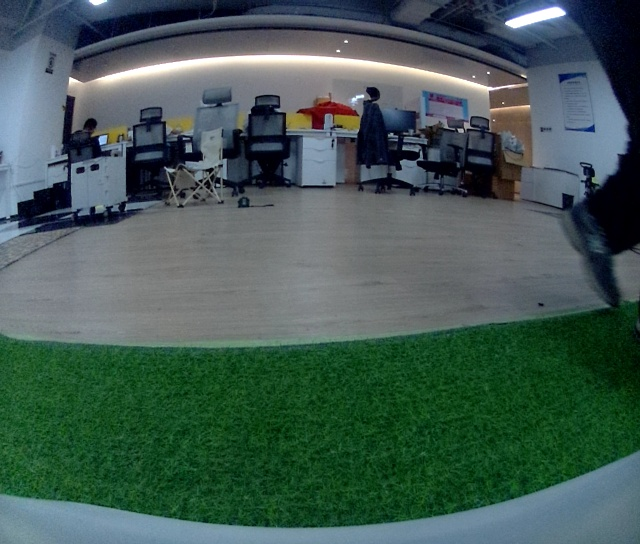
#> input picture ccc_100/saveimage/left_16.jpg, 640 x 544 px; its folder holds 4 pictures in this run
$ python select.py
#> lines starting #> are read from the running program, lines starting #| are printed output that depends on the picture; pictures that were not available may be replaced by others from this repository, and a replacement may not be noted
import cv2
import os
import shutil
import re

# 设置文件夹路径和tmp文件夹
image_folder = "saveimage"
tmp_folder = "tmp"

# 创建tmp文件夹（如果不存在）
if not os.path.exists(tmp_folder):
    os.makedirs(tmp_folder)

# 获取文件夹中所有图像文件的列表并按照数字部分排序
image_files = [f for f in os.listdir(image_folder) if re.match(r'left_\d+\.jpg', f)]
image_files.sort(key=lambda x: int(re.search(r'left_(\d+)\.jpg', x).group(1)))

index = 0

# 创建一个窗口
cv2.namedWindow("Image Pair", cv2.WINDOW_NORMAL)

while True:
    if index < 0:
        index = 0
    elif index >= len(image_files):
        break

    left_image_path = os.path.join(image_folder, image_files[index])
    right_image_path = os.path.join(image_folder, image_files[index].replace("left_", "right_"))

    left_image = cv2.imread(left_image_path)
#> left_image is the input picture: shape (544, 640, 3); mean B, G, R 84.1, 90.4, 67.6
    right_image = cv2.imread(right_image_path)
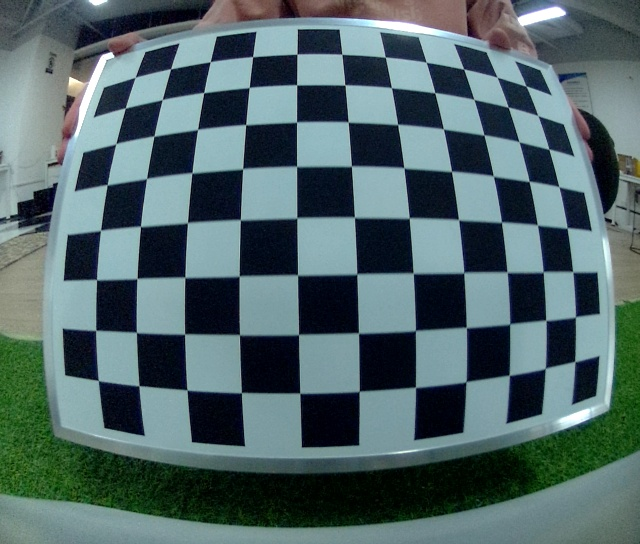
#> input picture ccc_100/saveimage/left_104.jpg, 640 x 544 px, given in place of right_16.jpg, which was not available
#> right_image is the input picture: shape (544, 640, 3); mean B, G, R 104.2, 101.8, 80.8

    if left_image is not None and right_image is not None:
        # 缩小图像大小为一半
        left_image = cv2.resize(left_image, (0, 0), fx=0.5, fy=0.5)
#> left_image: shape (272, 320, 3)
        right_image = cv2.resize(right_image, (0, 0), fx=0.5, fy=0.5)
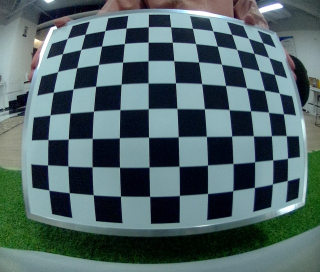
#> right_image: shape (272, 320, 3); mean B, G, R 104.3, 102, 80.9

        # 合并两张图像并显示在一个窗口中
        combined_image = cv2.hconcat([left_image, right_image])
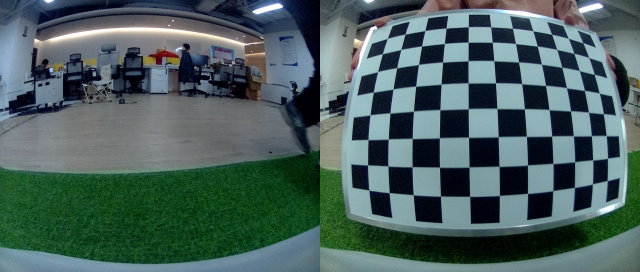
#> combined_image: shape (272, 640, 3); mean B, G, R 94.3, 96.2, 74.3
        cv2.imshow("Image Pair", combined_image)

        # 打印当前显示的左右图像的名称和路径
        print(f"Current Left Image: {image_files[index]}")
        print(f"Left Image Path: {left_image_path}")
        print(f"Current Right Image: {image_files[index].replace('left_', 'right_')}")
        print(f"Right Image Path: {right_image_path}")

        key = cv2.waitKey(0)
#> (key q is pressed here)

        if key == ord("s"):
            shutil.copy(left_image_path, os.path.join(tmp_folder, image_files[index]))
            shutil.copy(right_image_path, os.path.join(tmp_folder, image_files[index].replace("left_", "right_")))
        elif key == ord("q"):
            index += 1  # 显示下一张图像
        else:
            index += 1  # 显示下一张图像

    cv2.destroyAllWindows()

# 清理临时文件夹（如果需要）
# shutil.rmtree(tmp_folder)
